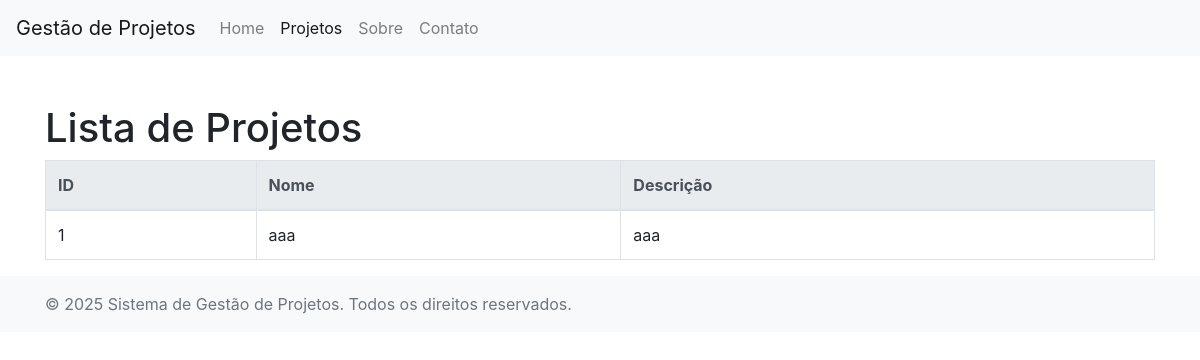
Before: /list_projects.php with the older database file.
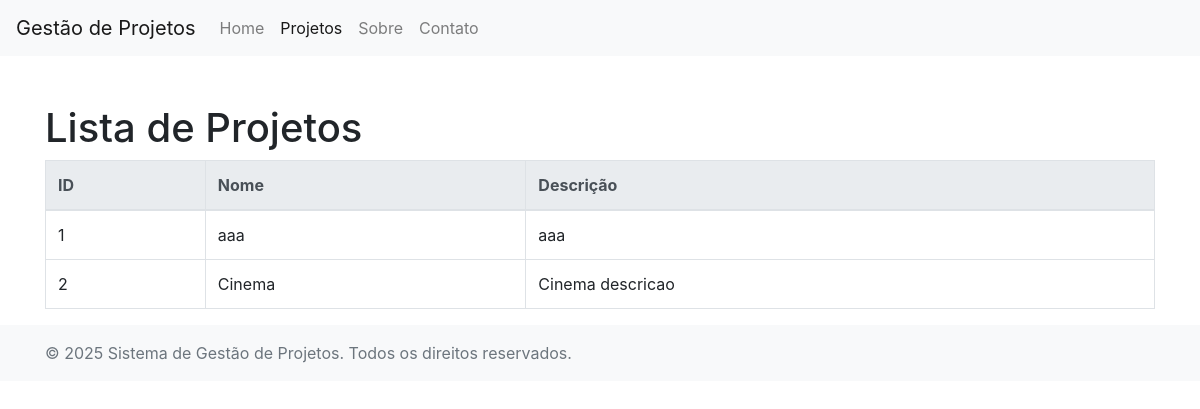
After: the same page with the newer database file.
### tables this page shows
CREATE TABLE projects (
    id INTEGER PRIMARY KEY AUTOINCREMENT,
    name TEXT NOT NULL,
    description TEXT,
    start_date DATE,
    end_date DATE
);

### database.php (called while the page is built, shortened)
<?php
class Database {
    private $pdo;
    public function __construct($dbFile) {
        $this->pdo = new PDO("sqlite:" . realpath($dbFile));
    }
    private function createTable() {
        $this->pdo->exec("CREATE TABLE IF NOT EXISTS projects (
            id INTEGER PRIMARY KEY,
            name TEXT NOT NULL,
            description TEXT
        )");
    }
    public function getProjects() {
        $stmt = $this->pdo->query("SELECT * FROM projects");
        return $stmt->fetchAll(PDO::FETCH_ASSOC);
    }
}
?>

### list_projects.php (the view, shortened to what this page needs)
<?php
require 'database.php';
$db = new Database('./workshop_ai_univel_2025.db');
$projects = $db->getProjects();
?>
<!DOCTYPE html>
<html lang="pt-br">
<head>
    <link href="https://stackpath.bootstrapcdn.com/bootstrap/4.5.2/css/bootstrap.min.css" rel="stylesheet">
</head>
<body>
    <nav class="navbar navbar-expand-lg navbar-light bg-light">
        <a class="navbar-brand" href="#">Gestão de Projetos</a>
        <div class="collapse navbar-collapse" id="navbarNav">
            <ul class="navbar-nav">
                <li class="nav-item">
                    <a class="nav-link" href="/index.php">Home</a>
                </li>
                <li class="nav-item active">
                    <a class="nav-link" href="/list_projects.php">Projetos <span class="sr-only">(current)</span></a>
                </li>
                <li class="nav-item">
                    <a class="nav-link" href="#">Sobre</a>
                </li>
                <li class="nav-item">
                    <a class="nav-link" href="#">Contato</a>
                </li>
            </ul>
        </div>
    </nav>
    <div class="container mt-5">
        <h1>Lista de Projetos</h1>
        <table class="table table-bordered">
            <thead class="thead-light">
                <tr>
                    <th>ID</th>
                    <th>Nome</th>
                    <th>Descrição</th>
                </tr>
            </thead>
            <tbody>
                <?php foreach ($projects as $project): ?>
                <tr>
                    <td><?php echo htmlspecialchars($project['id']); ?></td>
                    <td><?php echo htmlspecialchars($project['name']); ?></td>
                    <td><?php echo htmlspecialchars($project['description']); ?></td>
                </tr>
                <?php endforeach; ?>
            </tbody>
        </table>
    </div>
    <footer class="footer mt-auto py-3 bg-light">
        <div class="container">
            <span class="text-muted">© 2025 Sistema de Gestão de Projetos. Todos os direitos reservados.</span>
        </div>
    </footer>
</body>
</html>

Changed rows visible on the page:
added projects: id "2", name "Cinema", description "Cinema descricao"
